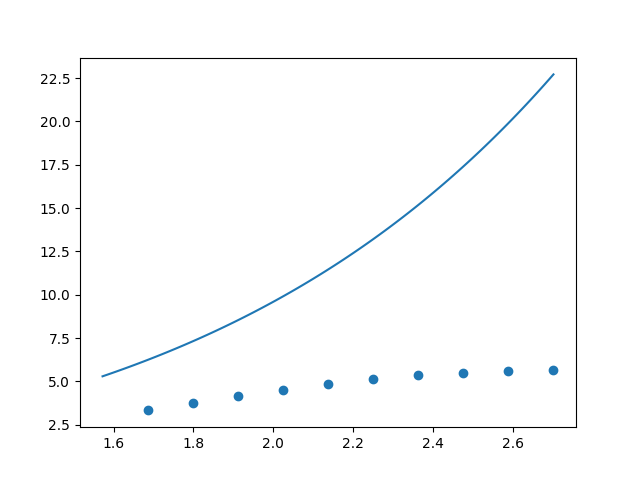

Here is the Python script that generated this plot:
import math
import matplotlib.pyplot as plt
import numpy as np

def euler(f, x0, y0, h, n):
    result = []
    for i in range(n):
        y0 += f(x0, y0) * h
        x0 += h
        result.append([x0, y0])
        print(x0,y0)
        # print(f'x_{i+1} = {x0} \t||\t y_{i+1} = {y0}')
    return result

if __name__ == '__main__':

    def f(x, y):
         return y*(2 - x) + x + 1

    x0, y0 = 1.57238, 2.89288
    h = 0.11293 
    n = 10

    #P3.7
    # def f(x, y):
    #     return y*(1 - x) + x + 2

    # x0, y0 = 1.47205, 2.16382
    # h = 0.13102
    # n = 10

    resposta = euler(f, x0, y0, h, n)

    def y(x):
        return 5 * math.exp(x - 1) - x - 2

    t = np.linspace(x0, x0 + n * h, 100)
    yt = [y(i) for i in t]

    cx, cy = zip(*resposta)
    plt.plot(t, yt)
    plt.scatter(cx, cy)
    plt.savefig('euler.png')
